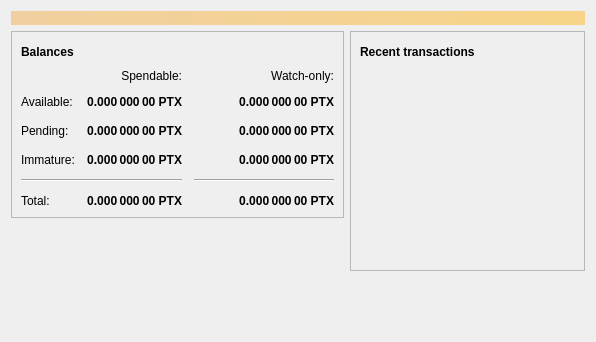
<?xml version="1.0" encoding="UTF-8"?>
<ui version="4.0">
 <class>OverviewPage</class>
 <widget class="QWidget" name="OverviewPage">
  <property name="geometry">
   <rect>
    <x>0</x>
    <y>0</y>
    <width>596</width>
    <height>342</height>
   </rect>
  </property>
  <property name="windowTitle">
   <string>Form</string>
  </property>
  <layout class="QVBoxLayout" name="topLayout">
   <item>
    <widget class="QLabel" name="labelAlerts">
     <property name="visible">
      <bool>false</bool>
     </property>
     <property name="styleSheet">
      <string notr="true">QLabel { background-color: qlineargradient(x1: 0, y1: 0, x2: 1, y2: 0, stop:0 #F0D0A0, stop:1 #F8D488); color:#000000; }</string>
     </property>
     <property name="wordWrap">
      <bool>true</bool>
     </property>
     <property name="margin">
      <number>3</number>
     </property>
     <property name="textInteractionFlags">
      <set>Qt::TextSelectableByMouse</set>
     </property>
    </widget>
   </item>
   <item>
    <layout class="QHBoxLayout" name="horizontalLayout" stretch="1,1">
     <item>
      <layout class="QVBoxLayout" name="verticalLayout_2">
       <item>
        <widget class="QFrame" name="frame">
         <property name="frameShape">
          <enum>QFrame::StyledPanel</enum>
         </property>
         <property name="frameShadow">
          <enum>QFrame::Raised</enum>
         </property>
         <layout class="QVBoxLayout" name="verticalLayout_4">
          <item>
           <layout class="QHBoxLayout" name="horizontalLayout_4">
            <item>
             <widget class="QLabel" name="label_5">
              <property name="font">
               <font>
                <weight>75</weight>
                <bold>true</bold>
               </font>
              </property>
              <property name="text">
               <string>Balances</string>
              </property>
             </widget>
            </item>
            <item>
             <widget class="QPushButton" name="labelWalletStatus">
              <property name="enabled">
               <bool>true</bool>
              </property>
              <property name="maximumSize">
               <size>
                <width>30</width>
                <height>16777215</height>
               </size>
              </property>
              <property name="toolTip">
               <string>The displayed information may be out of date. Your wallet automatically synchronizes with the PitCoin network after a connection is established, but this process has not completed yet.</string>
              </property>
              <property name="text">
               <string/>
              </property>
              <property name="icon">
               <iconset resource="../bitcoin.qrc">
                <normaloff>:/icons/warning</normaloff>
                <disabledoff>:/icons/warning</disabledoff>:/icons/warning</iconset>
              </property>
              <property name="iconSize">
               <size>
                <width>24</width>
                <height>24</height>
               </size>
              </property>
              <property name="flat">
               <bool>true</bool>
              </property>
             </widget>
            </item>
            <item>
             <spacer name="horizontalSpacer_3">
              <property name="orientation">
               <enum>Qt::Horizontal</enum>
              </property>
              <property name="sizeHint" stdset="0">
               <size>
                <width>40</width>
                <height>20</height>
               </size>
              </property>
             </spacer>
            </item>
           </layout>
          </item>
          <item>
           <layout class="QGridLayout" name="gridLayout">
            <property name="spacing">
             <number>12</number>
            </property>
            <item row="2" column="2">
             <widget class="QLabel" name="labelWatchPending">
              <property name="font">
               <font>
                <weight>75</weight>
                <bold>true</bold>
               </font>
              </property>
              <property name="cursor">
               <cursorShape>IBeamCursor</cursorShape>
              </property>
              <property name="toolTip">
               <string>Unconfirmed transactions to watch-only addresses</string>
              </property>
              <property name="text">
               <string notr="true">0.000 000 00 PTX</string>
              </property>
              <property name="alignment">
               <set>Qt::AlignRight|Qt::AlignTrailing|Qt::AlignVCenter</set>
              </property>
              <property name="textInteractionFlags">
               <set>Qt::LinksAccessibleByMouse|Qt::TextSelectableByKeyboard|Qt::TextSelectableByMouse</set>
              </property>
             </widget>
            </item>
            <item row="2" column="1">
             <widget class="QLabel" name="labelUnconfirmed">
              <property name="font">
               <font>
                <weight>75</weight>
                <bold>true</bold>
               </font>
              </property>
              <property name="cursor">
               <cursorShape>IBeamCursor</cursorShape>
              </property>
              <property name="toolTip">
               <string>Total of transactions that have yet to be confirmed, and do not yet count toward the spendable balance</string>
              </property>
              <property name="text">
               <string notr="true">0.000 000 00 PTX</string>
              </property>
              <property name="alignment">
               <set>Qt::AlignRight|Qt::AlignTrailing|Qt::AlignVCenter</set>
              </property>
              <property name="textInteractionFlags">
               <set>Qt::LinksAccessibleByMouse|Qt::TextSelectableByKeyboard|Qt::TextSelectableByMouse</set>
              </property>
             </widget>
            </item>
            <item row="3" column="2">
             <widget class="QLabel" name="labelWatchImmature">
              <property name="font">
               <font>
                <weight>75</weight>
                <bold>true</bold>
               </font>
              </property>
              <property name="cursor">
               <cursorShape>IBeamCursor</cursorShape>
              </property>
              <property name="toolTip">
               <string>Mined balance in watch-only addresses that has not yet matured</string>
              </property>
              <property name="text">
               <string notr="true">0.000 000 00 PTX</string>
              </property>
              <property name="alignment">
               <set>Qt::AlignRight|Qt::AlignTrailing|Qt::AlignVCenter</set>
              </property>
              <property name="textInteractionFlags">
               <set>Qt::LinksAccessibleByMouse|Qt::TextSelectableByKeyboard|Qt::TextSelectableByMouse</set>
              </property>
             </widget>
            </item>
            <item row="4" column="0" colspan="2">
             <widget class="Line" name="line">
              <property name="orientation">
               <enum>Qt::Horizontal</enum>
              </property>
             </widget>
            </item>
            <item row="4" column="2">
             <widget class="Line" name="lineWatchBalance">
              <property name="sizePolicy">
               <sizepolicy hsizetype="Preferred" vsizetype="Fixed">
                <horstretch>0</horstretch>
                <verstretch>0</verstretch>
               </sizepolicy>
              </property>
              <property name="minimumSize">
               <size>
                <width>140</width>
                <height>0</height>
               </size>
              </property>
              <property name="orientation">
               <enum>Qt::Horizontal</enum>
              </property>
             </widget>
            </item>
            <item row="5" column="0">
             <widget class="QLabel" name="labelTotalText">
              <property name="text">
               <string>Total:</string>
              </property>
             </widget>
            </item>
            <item row="3" column="1">
             <widget class="QLabel" name="labelImmature">
              <property name="font">
               <font>
                <weight>75</weight>
                <bold>true</bold>
               </font>
              </property>
              <property name="cursor">
               <cursorShape>IBeamCursor</cursorShape>
              </property>
              <property name="toolTip">
               <string>Mined balance that has not yet matured</string>
              </property>
              <property name="text">
               <string notr="true">0.000 000 00 PTX</string>
              </property>
              <property name="alignment">
               <set>Qt::AlignRight|Qt::AlignTrailing|Qt::AlignVCenter</set>
              </property>
              <property name="textInteractionFlags">
               <set>Qt::LinksAccessibleByMouse|Qt::TextSelectableByKeyboard|Qt::TextSelectableByMouse</set>
              </property>
             </widget>
            </item>
            <item row="2" column="3">
             <spacer name="horizontalSpacer_2">
              <property name="orientation">
               <enum>Qt::Horizontal</enum>
              </property>
              <property name="sizeHint" stdset="0">
               <size>
                <width>40</width>
                <height>20</height>
               </size>
              </property>
             </spacer>
            </item>
            <item row="3" column="0">
             <widget class="QLabel" name="labelImmatureText">
              <property name="text">
               <string>Immature:</string>
              </property>
             </widget>
            </item>
            <item row="5" column="1">
             <widget class="QLabel" name="labelTotal">
              <property name="font">
               <font>
                <weight>75</weight>
                <bold>true</bold>
               </font>
              </property>
              <property name="cursor">
               <cursorShape>IBeamCursor</cursorShape>
              </property>
              <property name="toolTip">
               <string>Your current total balance</string>
              </property>
              <property name="text">
               <string notr="true">0.000 000 00 PTX</string>
              </property>
              <property name="alignment">
               <set>Qt::AlignRight|Qt::AlignTrailing|Qt::AlignVCenter</set>
              </property>
              <property name="textInteractionFlags">
               <set>Qt::LinksAccessibleByMouse|Qt::TextSelectableByKeyboard|Qt::TextSelectableByMouse</set>
              </property>
             </widget>
            </item>
            <item row="5" column="2">
             <widget class="QLabel" name="labelWatchTotal">
              <property name="font">
               <font>
                <weight>75</weight>
                <bold>true</bold>
               </font>
              </property>
              <property name="cursor">
               <cursorShape>IBeamCursor</cursorShape>
              </property>
              <property name="toolTip">
               <string>Current total balance in watch-only addresses</string>
              </property>
              <property name="text">
               <string notr="true">0.000 000 00 PTX</string>
              </property>
              <property name="alignment">
               <set>Qt::AlignRight|Qt::AlignTrailing|Qt::AlignVCenter</set>
              </property>
              <property name="textInteractionFlags">
               <set>Qt::LinksAccessibleByMouse|Qt::TextSelectableByKeyboard|Qt::TextSelectableByMouse</set>
              </property>
             </widget>
            </item>
            <item row="0" column="2">
             <widget class="QLabel" name="labelWatchonly">
              <property name="text">
               <string>Watch-only:</string>
              </property>
              <property name="alignment">
               <set>Qt::AlignRight|Qt::AlignTrailing|Qt::AlignVCenter</set>
              </property>
             </widget>
            </item>
            <item row="1" column="0">
             <widget class="QLabel" name="labelBalanceText">
              <property name="text">
               <string>Available:</string>
              </property>
             </widget>
            </item>
            <item row="1" column="1">
             <widget class="QLabel" name="labelBalance">
              <property name="font">
               <font>
                <weight>75</weight>
                <bold>true</bold>
               </font>
              </property>
              <property name="cursor">
               <cursorShape>IBeamCursor</cursorShape>
              </property>
              <property name="toolTip">
               <string>Your current spendable balance</string>
              </property>
              <property name="text">
               <string notr="true">0.000 000 00 PTX</string>
              </property>
              <property name="alignment">
               <set>Qt::AlignRight|Qt::AlignTrailing|Qt::AlignVCenter</set>
              </property>
              <property name="textInteractionFlags">
               <set>Qt::LinksAccessibleByMouse|Qt::TextSelectableByKeyboard|Qt::TextSelectableByMouse</set>
              </property>
             </widget>
            </item>
            <item row="1" column="2">
             <widget class="QLabel" name="labelWatchAvailable">
              <property name="font">
               <font>
                <weight>75</weight>
                <bold>true</bold>
               </font>
              </property>
              <property name="cursor">
               <cursorShape>IBeamCursor</cursorShape>
              </property>
              <property name="toolTip">
               <string>Your current balance in watch-only addresses</string>
              </property>
              <property name="text">
               <string notr="true">0.000 000 00 PTX</string>
              </property>
              <property name="alignment">
               <set>Qt::AlignRight|Qt::AlignTrailing|Qt::AlignVCenter</set>
              </property>
              <property name="textInteractionFlags">
               <set>Qt::LinksAccessibleByMouse|Qt::TextSelectableByKeyboard|Qt::TextSelectableByMouse</set>
              </property>
             </widget>
            </item>
            <item row="2" column="0">
             <widget class="QLabel" name="labelPendingText">
              <property name="text">
               <string>Pending:</string>
              </property>
             </widget>
            </item>
            <item row="0" column="1">
             <widget class="QLabel" name="labelSpendable">
              <property name="text">
               <string>Spendable:</string>
              </property>
              <property name="alignment">
               <set>Qt::AlignRight|Qt::AlignTrailing|Qt::AlignVCenter</set>
              </property>
             </widget>
            </item>
           </layout>
          </item>
         </layout>
        </widget>
       </item>
       <item>
        <spacer name="verticalSpacer">
         <property name="orientation">
          <enum>Qt::Vertical</enum>
         </property>
         <property name="sizeHint" stdset="0">
          <size>
           <width>20</width>
           <height>40</height>
          </size>
         </property>
        </spacer>
       </item>
      </layout>
     </item>
     <item>
      <layout class="QVBoxLayout" name="verticalLayout_3">
       <item>
        <widget class="QFrame" name="frame_2">
         <property name="frameShape">
          <enum>QFrame::StyledPanel</enum>
         </property>
         <property name="frameShadow">
          <enum>QFrame::Raised</enum>
         </property>
         <layout class="QVBoxLayout" name="verticalLayout">
          <item>
           <layout class="QHBoxLayout" name="horizontalLayout_2">
            <item>
             <widget class="QLabel" name="label_4">
              <property name="font">
               <font>
                <weight>75</weight>
                <bold>true</bold>
               </font>
              </property>
              <property name="text">
               <string>Recent transactions</string>
              </property>
             </widget>
            </item>
            <item>
             <widget class="QPushButton" name="labelTransactionsStatus">
              <property name="enabled">
               <bool>true</bool>
              </property>
              <property name="maximumSize">
               <size>
                <width>30</width>
                <height>16777215</height>
               </size>
              </property>
              <property name="toolTip">
               <string>The displayed information may be out of date. Your wallet automatically synchronizes with the PitCoin network after a connection is established, but this process has not completed yet.</string>
              </property>
              <property name="text">
               <string/>
              </property>
              <property name="icon">
               <iconset resource="../bitcoin.qrc">
                <normaloff>:/icons/warning</normaloff>
                <disabledoff>:/icons/warning</disabledoff>:/icons/warning</iconset>
              </property>
              <property name="iconSize">
               <size>
                <width>24</width>
                <height>24</height>
               </size>
              </property>
              <property name="flat">
               <bool>true</bool>
              </property>
             </widget>
            </item>
            <item>
             <spacer name="horizontalSpacer">
              <property name="orientation">
               <enum>Qt::Horizontal</enum>
              </property>
              <property name="sizeHint" stdset="0">
               <size>
                <width>40</width>
                <height>20</height>
               </size>
              </property>
             </spacer>
            </item>
           </layout>
          </item>
          <item>
           <widget class="QListView" name="listTransactions">
            <property name="styleSheet">
             <string notr="true">QListView { background: transparent; }</string>
            </property>
            <property name="frameShape">
             <enum>QFrame::NoFrame</enum>
            </property>
            <property name="verticalScrollBarPolicy">
             <enum>Qt::ScrollBarAlwaysOff</enum>
            </property>
            <property name="horizontalScrollBarPolicy">
             <enum>Qt::ScrollBarAlwaysOff</enum>
            </property>
            <property name="selectionMode">
             <enum>QAbstractItemView::NoSelection</enum>
            </property>
           </widget>
          </item>
         </layout>
        </widget>
       </item>
       <item>
        <spacer name="verticalSpacer_2">
         <property name="orientation">
          <enum>Qt::Vertical</enum>
         </property>
         <property name="sizeHint" stdset="0">
          <size>
           <width>20</width>
           <height>40</height>
          </size>
         </property>
        </spacer>
       </item>
      </layout>
     </item>
    </layout>
   </item>
  </layout>
 </widget>
 <resources/>
 <connections/>
</ui>
